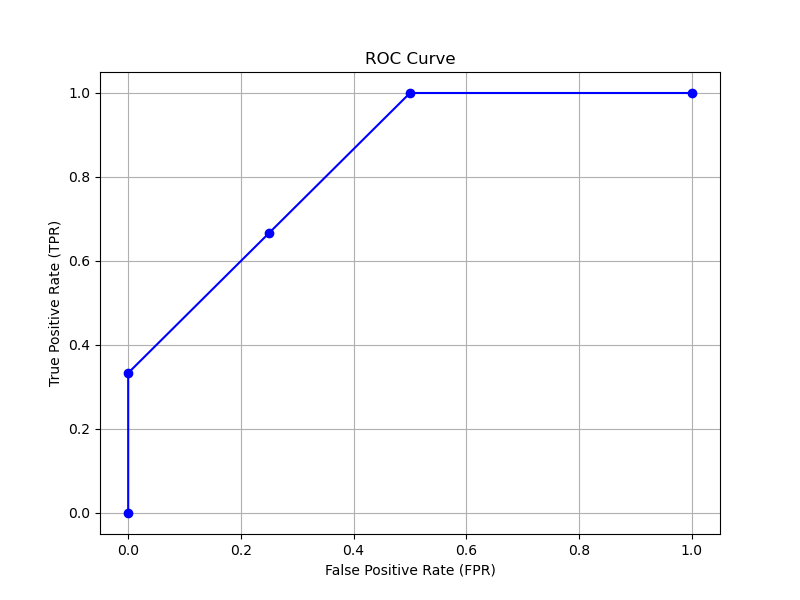

This figure's Python source:
import matplotlib.pyplot as plt

confidence_scores = [0.95, 0.85, 0.8, 0.7, 0.55, 0.45, 0.4, 0.3, 0.2, 0.1]
true_labels = ['+', '+', '-', '+', '+', '-', '+', '+', '-', '-']

sorted_indices = sorted(range(len(confidence_scores)), key=lambda i: confidence_scores[i], reverse=True)
sorted_scores = [confidence_scores[i] for i in sorted_indices]
sorted_labels = [true_labels[i] for i in sorted_indices]

tpr_list = [0]
fpr_list = [0]
tp = 0
fp = 0
total_positives = true_labels.count('+')
total_negatives = true_labels.count('-')

for i in range(len(sorted_scores)):
    if sorted_labels[i] == '+':
        tp += 1
    else:
        fp += 1
    tpr = tp / total_positives
    fpr = fp / total_negatives
    tpr_list.append(tpr)
    fpr_list.append(fpr)

final_tpr = []
final_fpr = []

for i in [0, 2, 5, 8, 10]:
    final_tpr.append(tpr_list[i])
    final_fpr.append(fpr_list[i])


plt.figure(figsize=(8, 6))
plt.plot(final_fpr, final_tpr, marker='o', linestyle='-', color='b')

plt.xlabel('False Positive Rate (FPR)')
plt.ylabel('True Positive Rate (TPR)')
plt.title('ROC Curve')
plt.grid()
plt.savefig('1.5.a.png')
plt.show()